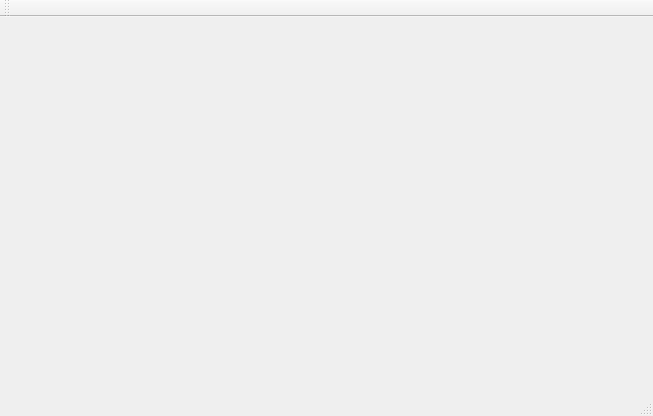
<?xml version="1.0" encoding="UTF-8"?>
<ui version="4.0">
 <class>MainWindow</class>
 <widget class="QMainWindow" name="MainWindow">
  <property name="geometry">
   <rect>
    <x>0</x>
    <y>0</y>
    <width>653</width>
    <height>416</height>
   </rect>
  </property>
  <property name="windowTitle">
   <string>MainWindow</string>
  </property>
  <widget class="QWidget" name="centralWidget"/>
  <widget class="QMenuBar" name="menuBar">
   <property name="geometry">
    <rect>
     <x>0</x>
     <y>0</y>
     <width>653</width>
     <height>20</height>
    </rect>
   </property>
  </widget>
  <widget class="QToolBar" name="mainToolBar">
   <attribute name="toolBarArea">
    <enum>TopToolBarArea</enum>
   </attribute>
   <attribute name="toolBarBreak">
    <bool>false</bool>
   </attribute>
  </widget>
  <widget class="QStatusBar" name="statusBar"/>
 </widget>
 <layoutdefault spacing="6" margin="11"/>
 <resources/>
 <connections/>
</ui>
